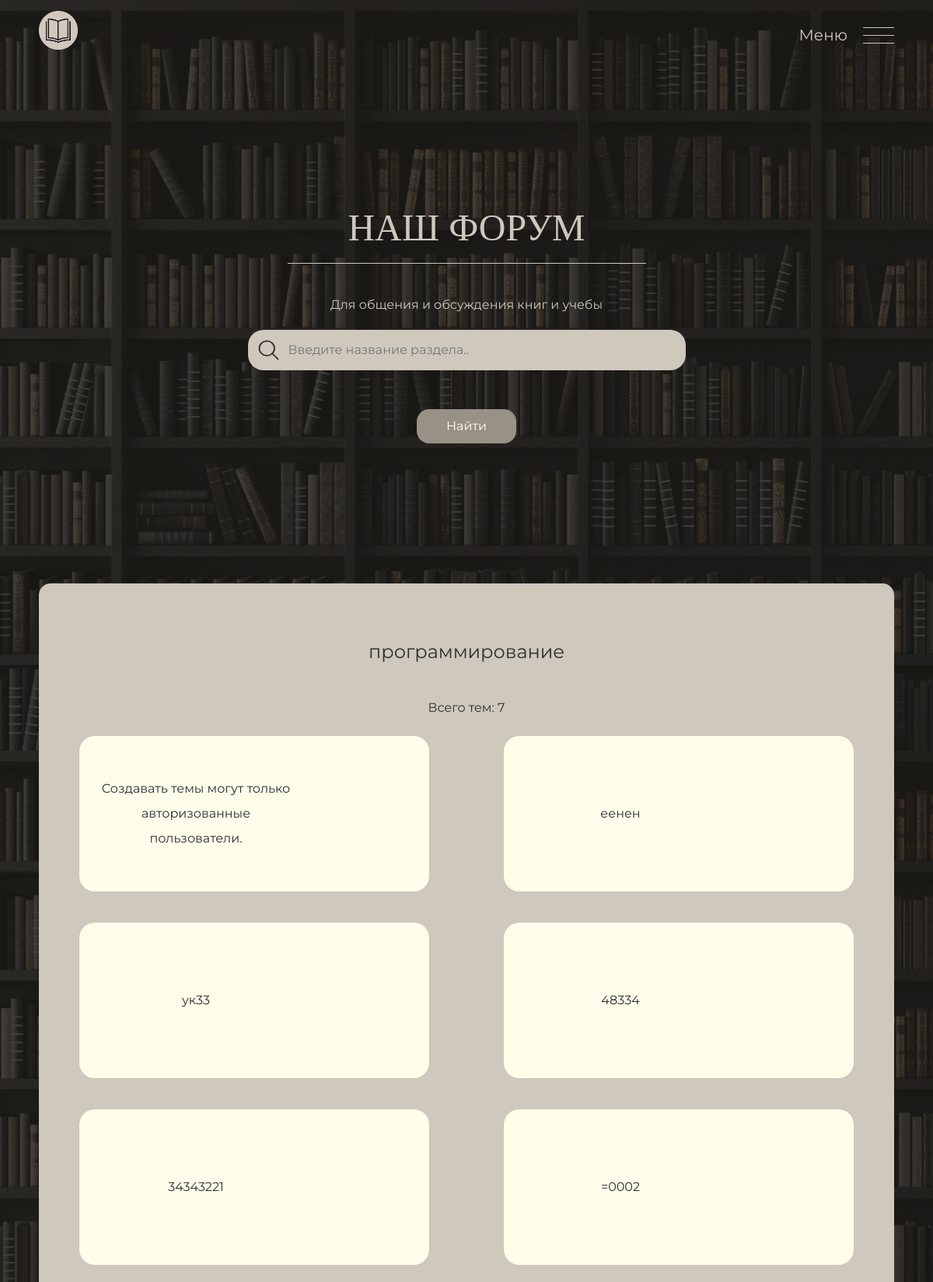
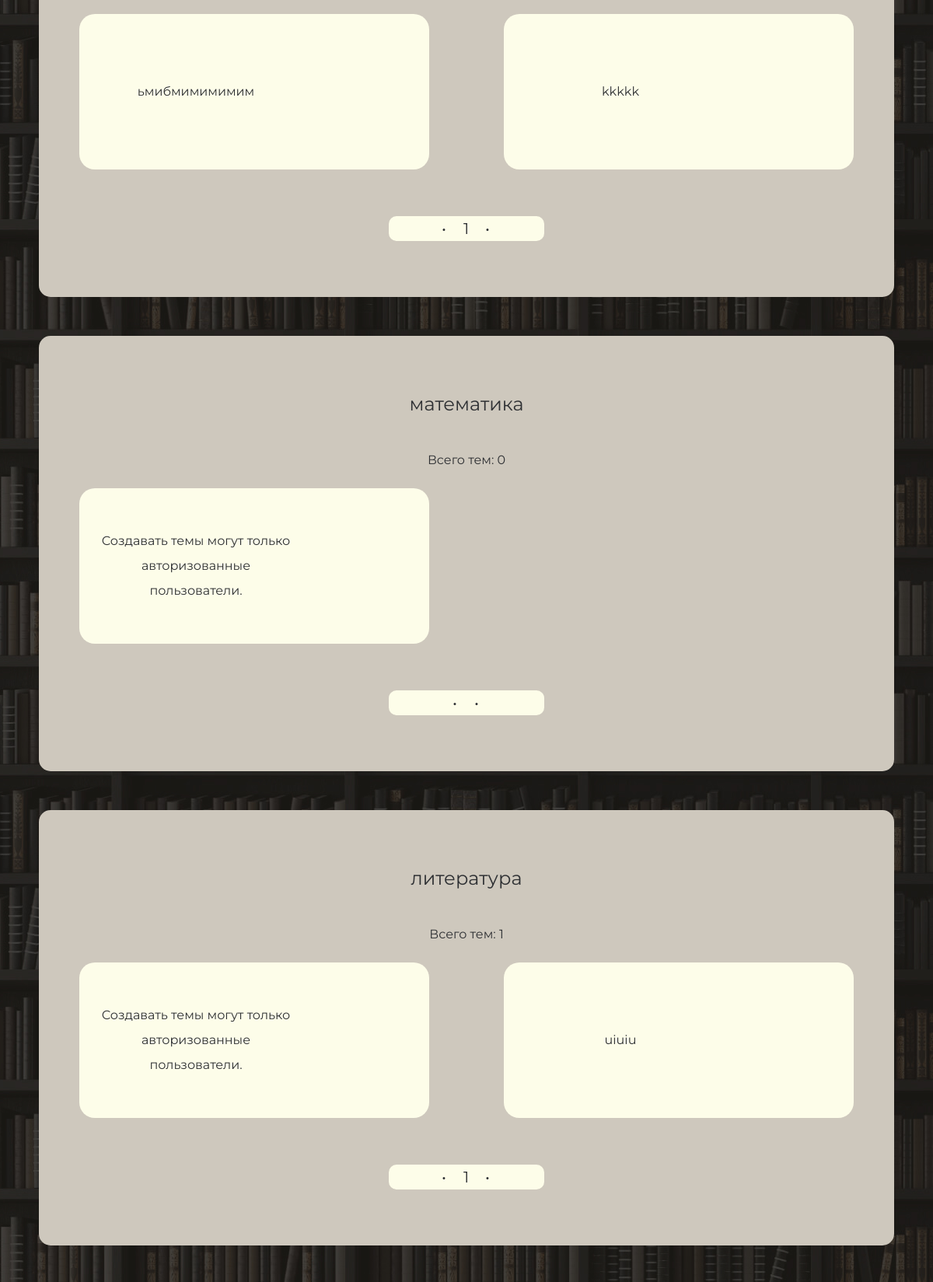
Page /forum (upper part) on the committed database (2 pictures, top to bottom).
### app/models.py (models this page shows)
class Category(database.Model, SerializerMixin):
    __tablename__ = "categories"
    id = database.Column(database.Integer, primary_key=True)
    name = database.Column(database.String(256), unique=True, index=True)
    books = database.relationship('Book', backref='category', lazy='dynamic', cascade="all, delete, delete-orphan")
    topics = database.relationship('DiscussionTopic', backref='category', lazy='dynamic', cascade="all, delete, delete-orphan")

class DiscussionTopic(database.Model, SerializerMixin):
    __tablename__ = "topics"
    id = database.Column(database.Integer, primary_key=True)
    name = database.Column(database.String(1024), unique=False, index=True)
    category_id = database.Column(database.Integer, database.ForeignKey('categories.id'))
    posts = database.relationship('TopicPost', backref='topic', lazy='dynamic', cascade="all, delete, delete-orphan")

### app/main/views.py (the view)
@main.route('/forum')
def forum():
    category_pagination = Category.query.order_by().paginate(
        1, per_page=ELEMS_COUNT, error_out=False)
    categories = category_pagination.items
    pagination_for_topics_foreach_category = list()
    for category in categories:
        pagination_for_topics_foreach_category.append(
            category.topics.order_by().paginate(1, per_page=ELEMS_COUNT, error_out=False))
    return render_template('main/forum.html', pagination_for_topics_foreach_category=pagination_for_topics_foreach_category, category_pagination=category_pagination, categories=categories, len=len, zip=zip, display="none")

### app/auth/views.py (called while the page is built)
@auth.before_app_request
def before_request():
    if current_user.is_authenticated \
            and not current_user.confirmed \
            and request.endpoint \
            and request.blueprint != 'auth' \
            and request.endpoint != 'static':
        return redirect(url_for('auth.unconfirmed'))

### app/main/views.py (called while the page is built)
@main.app_context_processor
def inject_roles():
    return dict(Role=Role)

@main.app_context_processor
def inject_months_dict():
    return dict(months_dict=months_dict)

### app/personal/views.py (called while the page is built)
@personal.app_context_processor
def inject_roles():
    return dict(Role=Role)

### app/templates/main/forum.html (shortened to what this page needs)
<!DOCTYPE html>
<html lang="en">
<head>
  <link rel="stylesheet" href="{{ url_for('static', filename='styles/css/normalize.css')}}" />
  <link rel="stylesheet" href="{{ url_for('static', filename='styles/css/style.css')}}" />
</head>
<body>
  <header class="header">
    <div class="header__container container">
      <a class="header__logo" href="{{url_for('main.index')}}">
        <img class="header__logo-image" src="{{url_for('static', filename='styles/img/logo.png')}}"
          alt="Логотип MAGIC BOOK KEEPER">
      </a>
      <div class="header__right">
        <span class="header__menu">Меню</span>
        <button class="header__burger hamburger hamburger__collapse js-burger" type="button">
          <span class="hamburger__box">
            <span class="hamburger__inner"></span>
          </span>
        </button>
      </div>
    </div>
  </header>
  <main id="main_block">
    <section id="first_section" class="main">
      <div class="main__container container">
        <div class="main__top">
          <h1 class="main__title">Наш форум</h1>
          <svg width="461" height="1" viewBox="0 0 461 1" fill="none" xmlns="http://www.w3.org/2000/svg">
            <line y1="0.5" x2="461" y2="0.5" stroke="#cec8bd" />
          </svg>
        </div>
        <div class="main__description">
          <p class="main__bottom-text">Для общения и обсуждения книг и учебы</p>
          <form id="search_form" class="main__form" action="/search_category_on_forum" method="post">
            <label class="main__form-label">
              <input id="category_name_id" name="category_name" type="text" class="main__form-input"
                placeholder="Введите название раздела..">
            </label>
            <button id="found_category" class="main__form-btn btn">Найти</button>
          </form>
        </div>
      </div>
    </section>
    <div id="categories_container">
      {% for category, topics_pagination in zip(categories, pagination_for_topics_foreach_category) %}
      <section id="{{category.id}}category_info" class="fraction">
        <div class="fraction__container container" id="{{category.id}}category_main_cont">
          <div class="fraction__wrap">
            <h2 class="fraction__title title" id="{{ category.id }}category_title">{{ category.name }}</h2>
            <span class="fraction__results" id="{{category.id}}topics_count"> Всего тем: {{ len(category.topics.all()) }}</span>
            <ul class="fraction__topic-list list-reset" id="{{ category.id }}grid_container">
              {% if current_user.is_authenticated %}
              <li class="fraction__list-item">
                  <div class="fraction__topic" id="{{category.id}}open_form_bt" class="fraction__topic-link" data-user="{{ current_user.username }}" data-category="{{ category.name }}" data-pagi="{{ category_pagination.page }}">
                    <svg class="list__svg2" width="78" height="78" viewBox="0 0 78 78" fill="none" xmlns="http://www.w3.org/2000/svg" data-user="{{ current_user.username }}" data-category="{{ category.name }}" data-pagi="{{ category_pagination.page }}">
                      <g clip-path="url(#clip0_139_2)" data-user="{{ current_user.username }}" data-category="{{ category.name }}" data-pagi="{{ category_pagination.page }}">
                        <rect x="35" width="8" height="78" fill="#F5F5DC" data-user="{{ current_user.username }}" data-category="{{ category.name }}" data-pagi="{{ category_pagination.page }}"/>
                        <rect x="78" y="35" width="8" height="78" transform="rotate(90 78 35)" fill="#F5F5DC" data-user="{{ current_user.username }}" data-category="{{ category.name }}" data-pagi="{{ category_pagination.page }}"/>
                      </g>
                    </svg>
                  </div>
              </li>
              {% else %}
              <li class="fraction__list-item">
                <a class="fraction__topic-link">
                  <div class="fraction__topic">
                    <p class="fraction__text-error">Создавать темы могут только авторизованные пользователи.</p>
                  </div>
                </a>
              </li>
              {% endif %}
              {% for topic in topics_pagination.items %}
              <li class="fraction__list-item" id="{{ category.id }}topic_info">
                <a href="{{url_for('main.topic', topic_id=topic.id)}}" class="fraction__topic-link">
                  <div class="fraction__topic">
                    <p class="fraction__text-error"> {{ topic.name }}</p>
                  </div>
                </a>
              </li>
              {% endfor %}
            </ul>
            {% if topics_pagination %}
            <div class="list__pagination pagination" id="{{category.id}}topics_pagi_container">
              <ul class="pagination__list list-reset" id="{{category.id}}topics_pagi">
                <li class="pagination__item disabled">
                  &bull;
                </li>
                {% for p in topics_pagination.iter_pages() %}
                  {% if p %}
                    <li class="pagination__item active">
                      <a id="{{p}}topics_p" data-url="/get_topics_page_on_forum/{{category.id}}/{{p}}" data-catid="{{category.id}}">{{p}}</a>
                    </li>
                  {% else %}
                    <li class="pagination__item disabled"><a href="#">&hellip;</a></li>
                  {% endif %}
                {% endfor %}
                <li class="pagination__item disabled">
                  &bull;
                </li>
              </ul>
            </div>
            {% endif %}
          </div>
        </div>
      </section>
      {% endfor %}
    </div>
  </main>
</body>
</html>

### app/static/styles/css/style.css (style rules this page uses)
html { box-sizing: border-box; }
*, *::before, *::after { box-sizing: inherit; }
body { font-family: "Montserrat", sans-serif; font-size: var(--default-fs); line-height: var(--default-lh); color: var(--black); background-color: #F5F5F5; background-image: url(../img/back19201.jpg); background-repeat: repeat; background-position: top center; }
img, svg { max-width: 100%; }
a { color: inherit; text-decoration: none; }
.container { margin-left: auto; margin-right: auto; padding-left: var(--container-padding); padding-right: var(--container-padding); max-width: var(--container-max-width); }
.list-reset { margin: 0; padding-left: 0; list-style: none; }
.btn { padding: 12px 38px; flex-shrink: 0; border-radius: 16px; font-size: var(--default-fs); line-height: 20px; text-align: center; cursor: pointer; transition: background 0.3s ease, color 0.2s linear; }
.pagination__list { display: flex; flex-wrap: wrap; align-items: center; justify-content: center; margin-top: 20px; }
.pagination__item { font-size: 20px; transition: font-weight .5s linear; }
.pagination__item:not(:last-child) { margin-right: 20px; }
.title { font-weight: 400; }

### app/static/styles/css/_variables.css (style rules this page uses)
:root { --container-max-width: 1270px; --container-padding: 50px; --dark: #333; --white: #fff; --black: #2E3033; --orange: #FF9900; --focus: #FFB84D; --active: #E1670E; --gray: #666666; --footer: #CACACA; ; --regular: 400; --medium: 500; --semibold: 600; --bold: 700; --extrabold: 800; --default-fs: 16px; --default-lh: 32px; }

### app/static/styles/css/_header.css (style rules this page uses)
.header { padding-top: 14px; padding-bottom: 14px; }
.header__container { display: flex; flex-wrap: wrap; align-items: center; justify-content: space-between; color: #cec8bd; }
.header__right { display: flex; justify-content: center; align-items: center; }
.header__menu { margin-right: 20px; font-size: 20px; }
.header__logo-image { width: 50px; height: 50px; }

### app/static/styles/css/_main.css (style rules this page uses)
.main { display: flex; flex-direction: column; align-items: center; justify-content: center; padding-top: 180px; padding-bottom: 180px; }
.main__container { display: flex; flex-direction: column; align-items: center; justify-content: center; color: #cec8bd; }
.main__top { display: flex; flex-direction: column; align-items: center; justify-content: center; }
.main__title { margin-top: 0; text-align: center; margin-bottom: 21px; max-width: 900px; font-size: 48px; line-height: 48px; font-weight: var(--regular); font-family: 'Montaga'; text-transform: uppercase; }
.main__form { display: flex; flex-direction: column; align-items: center; justify-content: center; }
.main__form-input { width: 500px; border: none; background-color: transparent; outline: none; cursor: pointer; transition: background-color 0.2s linear; }
.main__form-label { display: flex; align-items: center; margin-bottom: 20px; padding: 13px; border-radius: 20px; background-color: var(--white); cursor: pointer; background-color: #cec8bd; transition: background-color 0.3s linear; }
.main__form-icon { margin-right: 10px; }
.main__form-btn { padding: 12px 38px; margin-top: 30px; background-color: #989185; color: #fdfde9; text-align: center; border: none; outline: none; transition: color .3s linear, background-color .3s linear; }

### app/static/styles/css/_lists.css (style rules this page uses)
.list__pagination { margin-bottom: 20px; outline: none; cursor: pointer; }
.pagination__item { width: 8px; cursor: pointer; }
.pagination__list { width: 200px; border-radius: 10px; background-color: #fdfde9; }
.list__pagination { display: flex; justify-content: center; align-items: center; margin-bottom: 20px; outline: none; cursor: pointer; }

### app/static/styles/css/media.css (style rules this page uses)
@media (max-width: 1300px) { .fraction__list-item:not(:nth-child(3n)) { margin-right: 0; } }
@media (max-width: 1300px) { .fraction__topic-list, .category__list { display: flex; flex-wrap: wrap; justify-content: space-between; align-items: center; } }
@media (max-width: 1300px) { .fraction__list-item, .category__elem { width: 450px; } }

### app/templates/main/forum.html (style rules this page uses)
* { box-sizing: border-box; }

### rows in the picture
Category: name "программирование", topics "7", iter_pages "1"
DiscussionTopic: name "еенен"
DiscussionTopic: name "ук33"
DiscussionTopic: name "48334"
DiscussionTopic: name "34343221"
DiscussionTopic: name "=0002"
DiscussionTopic: name "ьмибмимимимим"
DiscussionTopic: name "kkkkk"
Category: name "математика", topics "0"
Category: name "литература", topics "1", iter_pages "1"
DiscussionTopic: name "uiuiu"
